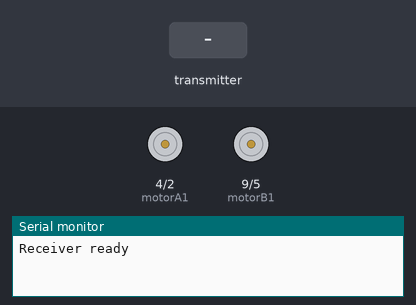
Simulated run of this sketch. Board: Arduino Uno, built with avr-gcc and run on an emulated ATmega328P. On the bench: motor-driver pin pairs drawn as motors (green arrow = first pin HIGH = forward, orange = second pin HIGH = backward, longer = more drive, scaled by the enable pin), the last lines printed to the serial monitor. Inputs (shaded band) come from the test bench. No radio packets arrive unless stated.

Above: at 1.2 s.
1.3 s: the transmitter starts sending mode = 1
At 1.6 s:
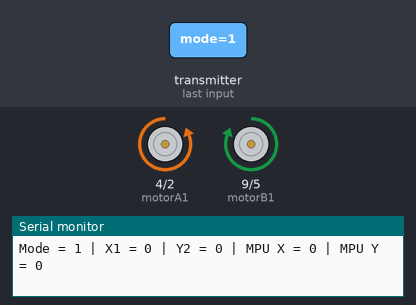
2.8 s: the transmitter starts sending joyvalx1 = 512
At 4.0 s:
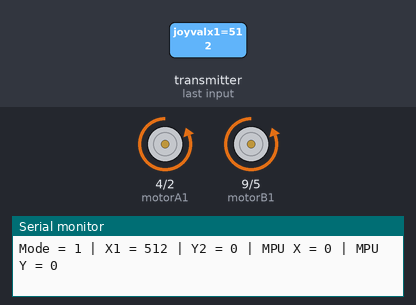
4.3 s: the transmitter starts sending joyvaly2 = 1023
At 5.1 s:
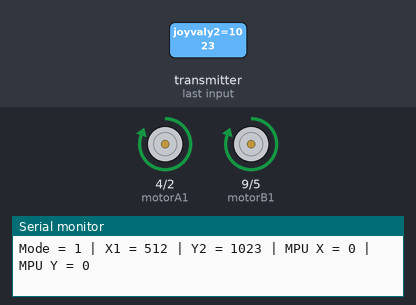
5.8 s: the transmitter starts sending joyvalx1 = 1023
At 6.2 s:
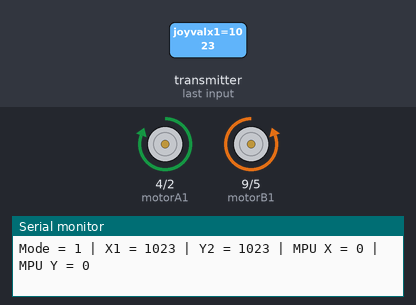
7.3 s: the transmitter starts sending joyvalx1 = 0
At 8.6 s:
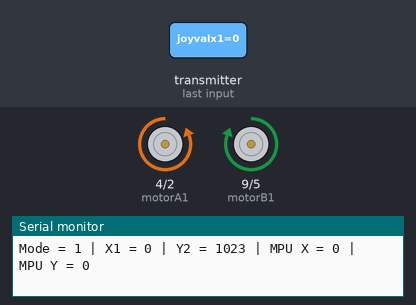
Timing chart, 0 to 9.8 s (numbered marks = the images above; inputs shaded):
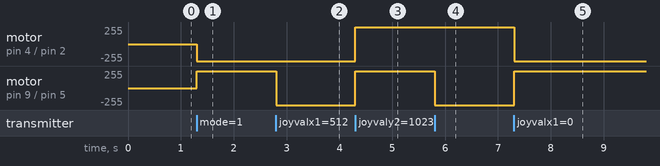

Measured:
- after the input at 1.3 s, motor on pin 4 (motorA1) / pin 2 (motorA2): stopped → backward 255/255 at once; motor on pin 9 (motorB1) / pin 5 (motorB2): stopped → forward 255/255 at once
- after the input at 2.8 s, motor on pin 9 (motorB1) / pin 5 (motorB2): forward 255/255 → backward 255/255 at once
- after the input at 4.3 s, motor on pin 4 (motorA1) / pin 2 (motorA2), motor on pin 9 (motorB1) / pin 5 (motorB2): backward 255/255 → forward 255/255 at once
- after the input at 5.8 s, motor on pin 9 (motorB1) / pin 5 (motorB2): forward 255/255 → backward 255/255 at once
- after the input at 7.3 s, motor on pin 4 (motorA1) / pin 2 (motorA2): forward 255/255 → backward 255/255 at once; motor on pin 9 (motorB1) / pin 5 (motorB2): backward 255/255 → forward 255/255 at once

The sketch:

CAR_resiver.ino
```cpp
#include <SPI.h>
#include <RF24.h>
#include <nRF24L01.h>

RF24 radio(7, 8);
const byte address[] = "node1";


struct Data {
  int joyvalx1;
  int joyvaly2;
  int mpuX;
  int mpuY;
  int mode;
};

Data data;


// Motor pins
const int motorA1 = 4;
const int motorA2 = 2;

const int motorB1 = 9;
const int motorB2 = 5;

const int pwmA = 3;
const int pwmB = 6;

int speedx1;
int speedy1;

void stopMotors() {

  digitalWrite(motorA1, LOW);
  digitalWrite(motorA2, LOW);

  digitalWrite(motorB1, LOW);
  digitalWrite(motorB2, LOW);


}


void forward() {

  digitalWrite(motorA1, LOW);
  digitalWrite(motorA2, HIGH);

  digitalWrite(motorB1, HIGH);
  digitalWrite(motorB2, LOW);

 // digitalWrite(pwmA, map(data.joyvalx1, 519, 1023, 0, 255));
  //analogWrite(pwmB, map(data.joyvalx1, 519, 1023, 0, 255));


 // analogWrite(pwmA, speedx1);
  //analogWrite(pwmA, speedy1);
  //analogWrite(pwmB, 255);


}


void backward() {

  digitalWrite(motorA1, HIGH);
  digitalWrite(motorA2, LOW);

  digitalWrite(motorB1, LOW);
  digitalWrite(motorB2, HIGH);

  //digitalWrite(pwmA, map(data.joyvalx1, 519, 1023, 0, 255));
 // analogWrite(pwmB, map(data.joyvalx1, 519, 1023, 0, 255));

}


void left() {

  digitalWrite(motorA1, LOW);
  digitalWrite(motorA2, HIGH);

  digitalWrite(motorB1, LOW);
  digitalWrite(motorB2, HIGH);

 // digitalWrite(pwmA, map(data.joyvaly2, 519, 1023, 0, 255));
  //analogWrite(pwmB, map(data.joyvaly2, 519, 1023, 0, 255));

}


void right() {

  digitalWrite(motorA1, HIGH);
  digitalWrite(motorA2, LOW);

  digitalWrite(motorB1, HIGH);
  digitalWrite(motorB2, LOW);

  //digitalWrite(pwmA, map(data.joyvaly2, 519, 1023, 0, 255));
//  analogWrite(pwmB, map(data.joyvaly2, 519, 1023, 0, 255));

}


void setup() {

  Serial.begin(115200);

  radio.begin();
  radio.openReadingPipe(0, address);
  radio.setPALevel(RF24_PA_MAX);
  radio.startListening();

  pinMode(motorA1, OUTPUT);
  pinMode(motorA2, OUTPUT);

  pinMode(motorB1, OUTPUT);
  pinMode(motorB2, OUTPUT);

  pinMode(pwmA, OUTPUT);
  pinMode(pwmB, OUTPUT);

  analogWrite(pwmA, 255);
  analogWrite(pwmB, 255);

  //analogWrite(pwmA, map(data.joyvaly2, 519, 1023, 0, 255));
  //analogWrite(pwmB, map(data.joyvaly2, 519, 1023, 0, 255));

 //speedx1= map(data.joyvalx1, 519, 1023, 0, 255);
  //speedx1 = map(constrain(data.joyvalx1, 519, 1023), 519, 1023, 0, 255);
 // speedy1= map(data.joyvalx1, 519, 0, 0, 255);

  stopMotors();

  Serial.println("Receiver ready");
}


void loop() {

  if (radio.available()) {


    radio.read(&data, sizeof(data));


   Serial.print("Mode = ");
    Serial.print(data.mode);

    Serial.print(" | X1 = ");
    Serial.print(data.joyvalx1);

    Serial.print(" | Y2 = ");
    Serial.print(data.joyvaly2);

    Serial.print(" | MPU X = ");
    Serial.print(data.mpuX);

    Serial.print(" | MPU Y = ");
    Serial.println(data.mpuY);


   // Serial.print(" | X1 = ");
    //Serial.print(data.joyvalx1);

   // Serial.print(" | speedx1 = ");
    //Serial.println(speedx1);


    if (data.mode == 1) {


      if (data.joyvalx1 < 500) {
        forward();
      }

      else if (data.joyvalx1 > 530) {
       backward();
      }

      else if (data.joyvaly2 < 500) {
      left();
      }

      else if (data.joyvaly2 > 530) {
      right();
      }

      else {

        stopMotors();
      }
    }


    else if (data.mode == 3) {

      if (data.mpuX > 5000){
        right();
      }

       else if (data.mpuX<-5000){
       left();
       }

       else if (data.mpuY > 5000){
       backward();
      }

       else if (data.mpuY<-5000){
        forward();

       }

       else{
      stopMotors();
       }
    }


    else if (data.mode == 2) {


      if (data.mpuX > 5000){

         right();
      }
       else if (data.mpuX<-5000){


        left();
       }
       else if (data.joyvalx1 < 500) {

        forward();
      }

      else if (data.joyvalx1 > 600) {

        backward();
      }

       else{
      stopMotors();
       }


    }


  }
}
```
